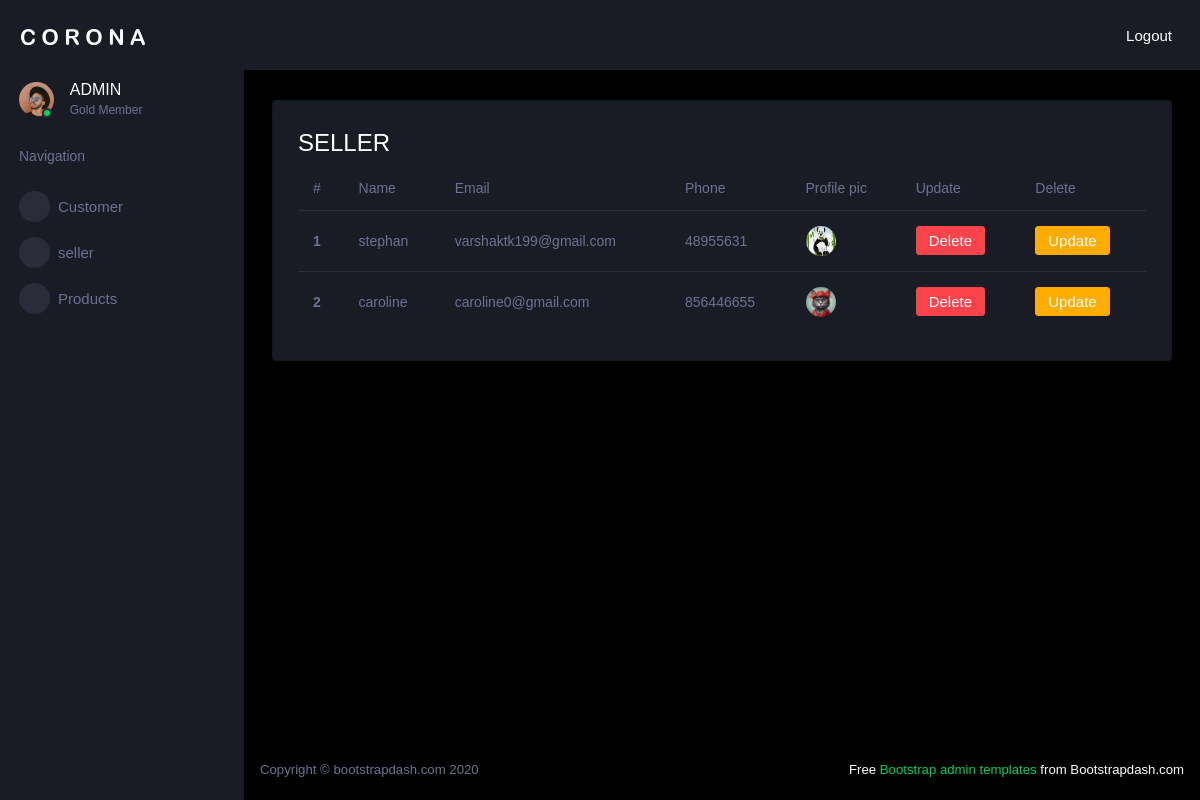
/admin_sellerview (signed in), run on the app's committed database.
### e_app/models.py (models this page shows)
class Seller(models.Model):
    user = models.ForeignKey(Login_view, on_delete=models.CASCADE, related_name='seller')
    name = models.CharField(max_length=20)
    phone = models.IntegerField()
    email = models.EmailField()
    document = models.FileField(upload_to='documents/')

### e_app/admin_views.py (the view)
# urls.py: path('admin_sellerview', admin_views.admin_sellerview, name='admin_sellerview'),
@login_required(login_url='login_view')
def admin_sellerview(request):
    data1 = Seller.objects.all()
    print(data1)
    return render(request,'Admin/admin_sellerview.html',{'data1':data1})

### templates/Admin/admin_sellerview.html
{% extends 'Admin/admin_base.html' %}
{% block content %}
<h3>SELLER</h3>
<table class="table">
  <thead>
    <tr>
      <th scope="col">#</th>
      <th scope="col">Name</th>
      <th scope="col">Email</th>
      <th scope="col">Phone</th>
      <th scope="col">Profile pic</th>
        <th scope="col">Update</th>
        <th scope="col">Delete</th>
    </tr>
  </thead>
  <tbody>
  {% for i in data1 %}
    <tr>
      <th scope="row">{{forloop.counter}}</th>
      <td>{{i.name}}</td>
      <td>{{i.email}}</td>
      <td>{{i.phone}}</td>
      <td><img src="{{i.document.url}}" ></td>
       <td><a href="{% url 'seller_delete' i.id %}" class="btn btn-danger">Delete</a></td>
       <td><a href="{% url 'seller_update' i.id %}" class="btn btn-warning">Update</a></td>
    </tr>
    {% endfor %}
  </tbody>
</table>
{% endblock %}

### data on the page
Seller: name "stephan", email "varshaktk199@gmail.com", phone "48955631", document (picture)
Seller: name "caroline", email "caroline0@gmail.com", phone "856446655", document (picture)
